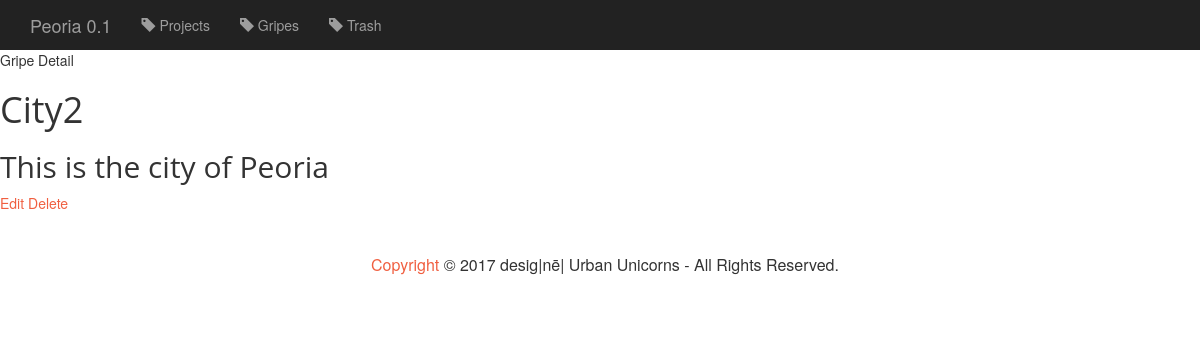
The app's page /peoria/project/2/, older data.
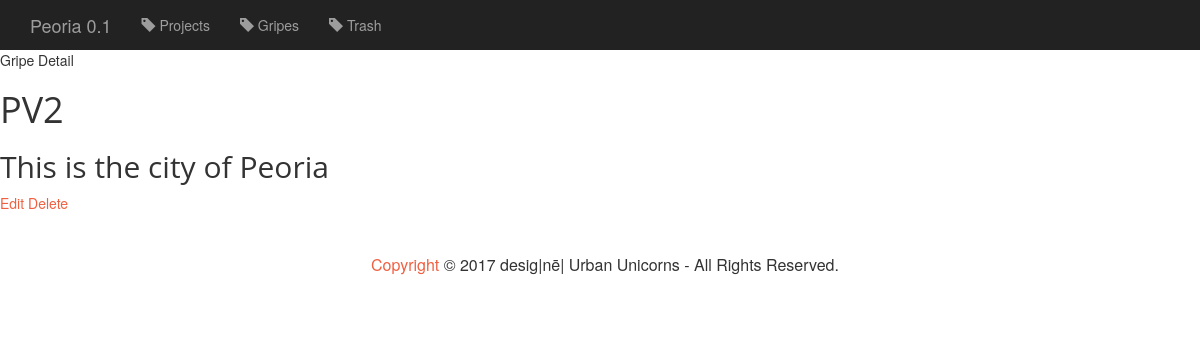
The same page, newer data.
### peoria/models.py (models this page shows, shortened)
class Project(models.Model):
    latitude = models.DecimalField(max_digits=10, decimal_places=6, default=40.703545)
    longitude = models.DecimalField(max_digits=10, decimal_places=6, default=-89.579086)
    PAVEMENT = 'PV'
    BIKE = 'BK'
    TRASHCANS = 'TC'
    RAMPS = 'RA'
    SIDEWALKS = 'SW'
    TYPE_CHOICES = (
        (PAVEMENT, 'Pavement'),
        (BIKE, 'Bike'),
        (TRASHCANS, 'Trashcans'),
        (RAMPS, 'Ramps'),
        (SIDEWALKS, 'Sidewalks'),
    )
    type = models.CharField(max_length=100, choices=TYPE_CHOICES)
    filename = models.CharField(max_length=100, blank=True, null=True)
    description = models.TextField(blank=True, null=True)
    def __str__(self):
        return self.type + str(self.pk)

### peoria/views.py (the view)
# urls.py: url(r'^project/(?P<pk>[0-9]+)/$', views.ProjectDetail.as_view(), name='project-detail'),
class ProjectDetail(generic.DetailView):
    model = Project
    template_name = 'peoria/project-detail.html'

### peoria/templates/peoria/project-detail.html
{% extends 'peoria/base.html' %}
{%  block body %}
Gripe Detail
    <h1>{{ object }}</h1>
    <h2>{{ object.description }}</h2>
    <a href = "{%  url 'peoria:project-update' object.id %}">Edit</a>
    <a href = "{%  url 'peoria:project-delete' object.id %}">Delete</a>
{% endblock %}

Row changes from the older to the newer data that the page shows:
changed Project "This is the city of Peoria": type+id "City2" → "PV2"
